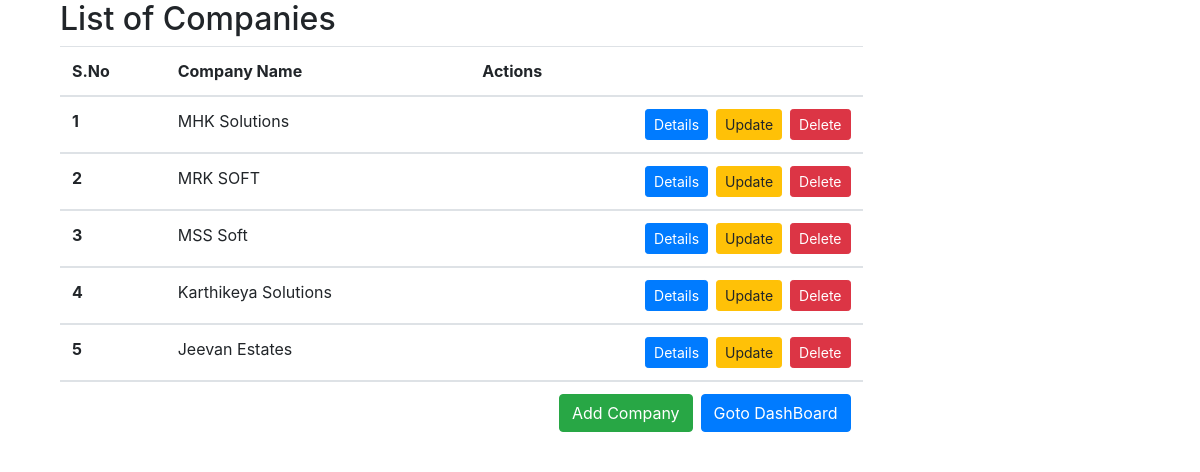
The page /companylist/ on the database its author committed.
### customerapp/models.py (models this page shows, shortened)
class Company(models.Model):
    name=models.CharField(max_length=64)

### customerapp/views.py (the view)
# urls.py: url(r'^companylist/', views.CompanyListView.as_view(),name='companies'),
class CompanyListView(ListView):
    model=Company

### templates/customerapp/company_list.html
<!DOCTYPE html>
{%extends 'customerapp/base.html'%}
{%block content%}
  <div class="container">
    <div class="col-sm-9">
      <div class="table-responsive text-nowrap">
        <h2>List of Companies</h2>
          <table class="table">
                  <thead>
                  <tr>
                      <th scope="col">S.No</th>
                      <th scope="col">Company Name</th>
                      <th scope="col">Actions</th>
                  </tr>
                  </thead>
                   <tbody>
                     {%for company in company_list%}
                       <tr>
                           <th scope="row">{{ forloop.counter }}</th>
                           <td>{{company.name}}</td>
                            <td>
                                <a class="btn btn-sm btn-danger float-right ml-2" href="/deletecompany/{{company.id}}">Delete</a>
                                <a class="btn btn-sm btn-warning float-right ml-2" href="/updatecompany/{{company.id}}">Update</a>
                                <a class="btn btn-sm btn-primary float-right" href="/companydetails/{{company.id}}">Details</a>
                            </td>
                       </tr>
                    </tbody>
                  {%endfor%}
                  <tr>
                    <td colspan="5">
                      <a class='btn btn-primary float-right ml-2' href='/'>Goto DashBoard</a>
                      <a class='btn btn-success float-right' href='/createcompany'>Add Company</a>
                    </td>
                  </tr>
          </table>
        </div>
      </div>
    </div>
{%endblock%}

### rows shown on the page
Company: name "MHK Solutions"
Company: name "MRK SOFT"
Company: name "MSS Soft"
Company: name "Karthikeya Solutions"
Company: name "Jeevan Estates"
